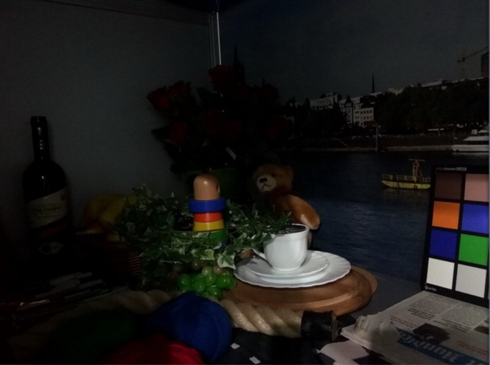
#> input picture low_img_enhance/low-image-enhance/rsc/1.png, 490 x 365 px; its folder holds only this picture in this run
$ python run.py
#> lines starting #> are read from the running program, lines starting #| are printed output that depends on the picture
#> (reads low_img_enhance/low-image-enhance/config.json from the repository)
#> further down, img is the input picture: shape (365, 490, 3); mean B, G, R 25.1, 26.2, 27.2
### low_img_enhance/low-image-enhance/Retinex/retinex.py
import numpy as np
import cv2


def singleScaleRetinex(img, sigma):  # 单尺度Retinex算法 参数分别图像和高斯核的标准差
    retinex = np.log10(img) - np.log10(
        cv2.GaussianBlur(img, (0, 0), sigma))  # r(x,y)= logS(x,y)-log[F(x,y)*s(x,y)] SSR模拟近似L(x,y)

    return retinex


def multiScaleRetinex(img, sigma_list):  # 多尺度加权平均的Retinex算法 参数分别图像和高斯核的标准差列表
    retinex = np.zeros_like(img)
    for sigma in sigma_list:
        retinex += singleScaleRetinex(img, sigma)
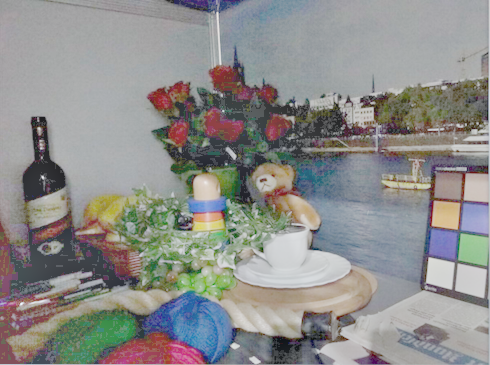
#> retinex: shape (365, 490, 3) float64; mean of channels 0, 1, 2 -0.713, -0.649, -0.647; drawn with min black and max white

    retinex = retinex / len(sigma_list)

    return retinex


def colorRestoration(img, alpha, beta):  # 色彩恢复的多尺度Retinex算法 参数分别代表输入的图像、颜色强度调整系数和颜色平衡系数。CR
#> called with alpha = 125, beta = 46
    img_sum = np.sum(img, axis=2, keepdims=True)  # keepdims这个参数为True，被删去的维度在结果矩阵中就被设置为一。

    color_restoration = beta * (np.log10(alpha * img) - np.log10(img_sum))
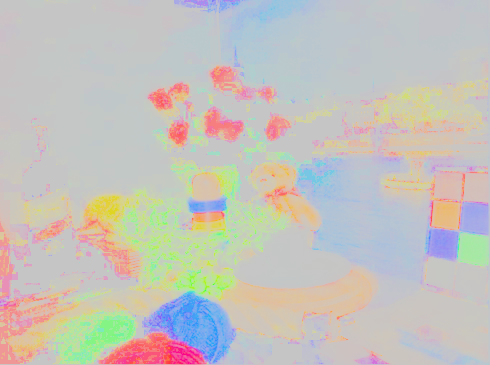
#> color_restoration: shape (365, 490, 3) float64; mean of channels 0, 1, 2 71.3, 73.5, 74.4; drawn with min black and max white

    return color_restoration


def simplestColorBalance(img, low_clip, high_clip):  # 颜色平衡
    total = img.shape[0] * img.shape[1]
    for i in range(img.shape[2]):
        unique, counts = np.unique(img[:, :, i], return_counts=True)
        current = 0
        for u, c in zip(unique, counts):
            if float(current) / total < low_clip:
                low_val = u
            if float(current) / total < high_clip:
                high_val = u
            current += c

        img[:, :, i] = np.maximum(np.minimum(img[:, :, i], high_val), low_val)

    return img


def MSRCR(img, sigma_list, G, b, alpha, beta, low_clip, high_clip):  # 颜色恢复的MSR方法MSRCR
    img = np.float64(img) + 1.0  # 保证精度

    img_retinex = multiScaleRetinex(img, sigma_list)
    img_color = colorRestoration(img, alpha, beta)
    img_msrcr = G * (img_retinex * img_color + b)  # G 增益 b偏差
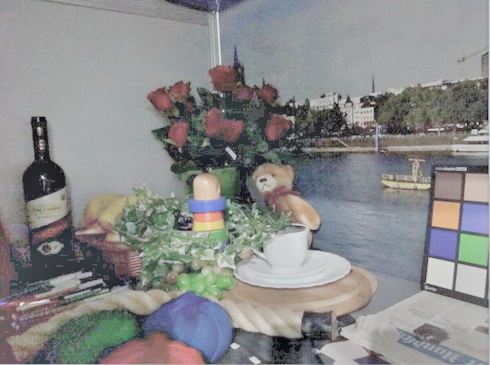
#> img_msrcr: shape (365, 490, 3) float64; mean of channels 0, 1, 2 51.6, 51.5, 50.2; drawn with min black and max white

    for i in range(img_msrcr.shape[2]):  # 归一化处理
        img_msrcr[:, :, i] = (img_msrcr[:, :, i] - np.min(img_msrcr[:, :, i])) / (
                np.max(img_msrcr[:, :, i]) - np.min(img_msrcr[:, :, i])) * 255

    img_msrcr = np.uint8(np.minimum(np.maximum(img_msrcr, 0), 255))
    img_msrcr = simplestColorBalance(img_msrcr, low_clip, high_clip)

    return img_msrcr


def automatedMSRCR(img, sigma_list):  # 色彩增益加权的autoMSRCR算法
    img = np.float64(img) + 1.0

    img_retinex = multiScaleRetinex(img, sigma_list)

    for i in range(img_retinex.shape[2]):
        unique, count = np.unique(np.int32(img_retinex[:, :, i] * 100), return_counts=True)
        for u, c in zip(unique, count):
            if u == 0:
                zero_count = c
                break

        low_val = unique[0] / 100.0
        high_val = unique[-1] / 100.0
        for u, c in zip(unique, count):
            if u < 0 and c < zero_count * 0.1:
                low_val = u / 100.0
            if u > 0 and c < zero_count * 0.1:
                high_val = u / 100.0
                break

        img_retinex[:, :, i] = np.maximum(np.minimum(img_retinex[:, :, i], high_val), low_val)

        img_retinex[:, :, i] = (img_retinex[:, :, i] - np.min(img_retinex[:, :, i])) / \
                               (np.max(img_retinex[:, :, i]) - np.min(img_retinex[:, :, i])) \
                               * 255
#> this loop made 3 passes
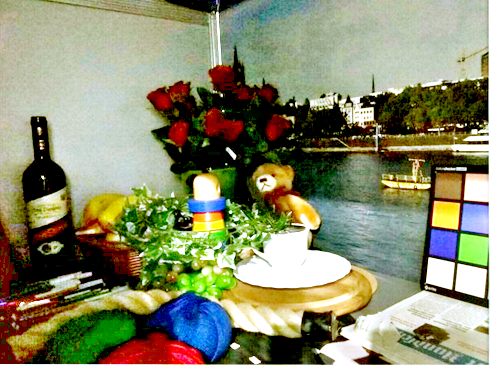
#> img_retinex: shape (365, 490, 3) float64; mean of channels 0, 1, 2 104.9, 137, 134.5; drawn as B, G, R

    img_retinex = np.uint8(img_retinex)

    return img_retinex


def MSRCP(img, sigma_list, low_clip, high_clip):
#> called with low_clip = 0.01, high_clip = 0.99
    img = np.float64(img) + 1.0

    intensity = np.sum(img, axis=2) / img.shape[2]

    retinex = multiScaleRetinex(intensity, sigma_list)
#> the loop in multiScaleRetinex (call 3), `for sigma in sigma_list:` made 3 passes
#> pass 1, in singleScaleRetinex (call 7), `retinex = np.log10(img) - np.log10( cv2.GaussianBlur(img, (0, 0), sigm..`:
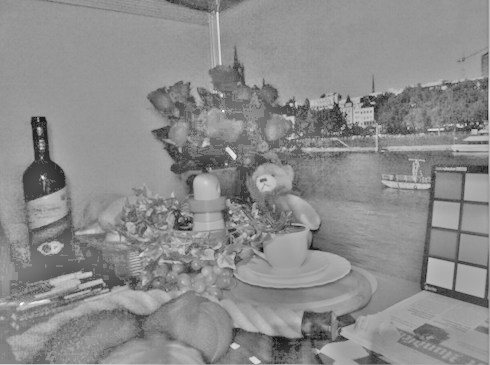
#> retinex: shape (365, 490) float64; min -1.7, max 1.19, mean -0.111; drawn with min black and max white

    intensity = np.expand_dims(intensity, 2)
    retinex = np.expand_dims(retinex, 2)

    intensity1 = simplestColorBalance(retinex, low_clip, high_clip)
#> call 2 of simplestColorBalance, with low_clip = 0.01, high_clip = 0.99
#> after the loop in simplestColorBalance (call 2), `for i in range(img.shape[2]):`:
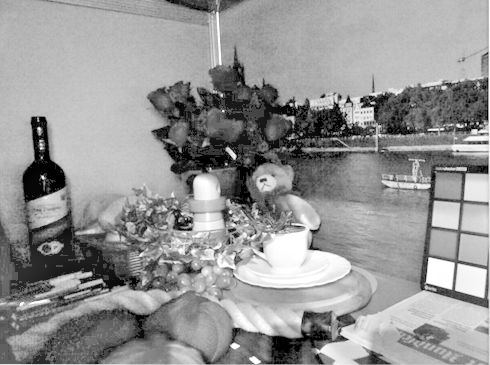
#> img: shape (365, 490, 1) float64; min -1.21, max 0.525, mean -0.195; drawn with min black and max white
    # 直接线性量化
    intensity1 = (intensity1 - np.min(intensity1)) / \
                 (np.max(intensity1) - np.min(intensity1)) * \
                 255.0 + 1.0

    img_msrcp = np.zeros_like(img)
    # 根据原始的RGB的比例映射到每个通道
    for y in range(img_msrcp.shape[0]):
        for x in range(img_msrcp.shape[1]):
            B = np.max(img[y, x])#在这一行，计算当前像素位置(y, x)处的图像img的所有通道的最大值，并将这个最大值赋给变量B
            A = np.minimum(256.0 / B, intensity1[y, x, 0] / intensity[y, x, 0])#映射比例A
            img_msrcp[y, x, 0] = A * img[y, x, 0]
            img_msrcp[y, x, 1] = A * img[y, x, 1]
            img_msrcp[y, x, 2] = A * img[y, x, 2]
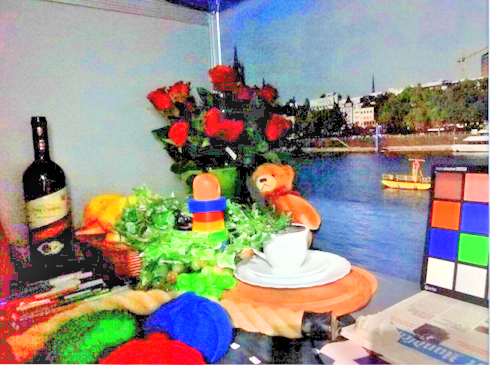
#> img_msrcp: shape (365, 490, 3) float64; mean of channels 0, 1, 2 138.7, 147.1, 152.4; drawn with min black and max white

    img_msrcp = np.uint8(img_msrcp - 1.0)

    return img_msrcp

### low_img_enhance/low-image-enhance/Retinex/run.py

import os

import cv2
import json

import retinex


data_path = '../rsc'
img_list = os.listdir(data_path)
print(img_list)
if len(img_list) == 0:
    print('Data directory is empty.')
    exit()

with open('../config.json', 'r') as f:
    config = json.load(f)
    # print(config['sigma_list'][0])
for img_name in img_list:
    if img_name == '.gitkeep':
        continue

    img = cv2.imread(os.path.join(data_path, img_name))

    img_msrcr = retinex.MSRCR(
        img,
        config['sigma_list'],
        config['G'],
        config['b'],
        config['alpha'],
        config['beta'],
        config['low_clip'],
        config['high_clip']
    )

    img_amsrcr = retinex.automatedMSRCR(
        img,
        config['sigma_list']
    )

    img_msrcp = retinex.MSRCP(
        img,
        config['sigma_list'],
        config['low_clip'],
        config['high_clip']
    )
    shape = img.shape
#> shape = (365, 490, 3)
    print(shape)
#| (365, 490, 3)
    # cv2.imshow('Image', img)
    # cv2.imshow('MSRCR', img_msrcr)
    cv2.imwrite('../enhanced/MSRCR.png', img_msrcr)
    # cv2.imshow('Automated MSRCR', img_amsrcr)
    cv2.imwrite('../enhanced/Automated MSRCR.png', img_amsrcr)
    # cv2.imshow('MSRCP', img_msrcp)
    cv2.imwrite('../enhanced/MSRCP.png', img_msrcp)

    # [9 lines of commented-out code are left out]
